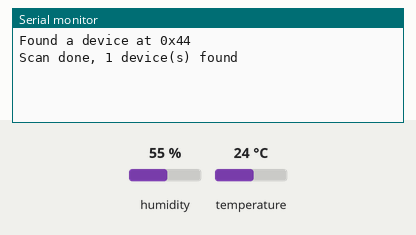
Bench run of a sketch on a simulated ESP8266 (NodeMCU). Shown: the last lines printed to the serial monitor. Wiring (inferred from the names in the program): SHT3x sensor at I2C address 0x44. The test bench sets the inputs (shaded band); at power-on: humidity 55 %, temperature 24 °C.

Above: at 1.3 s.
1.4 s: humidity set to 22 %
At 2.4 s:
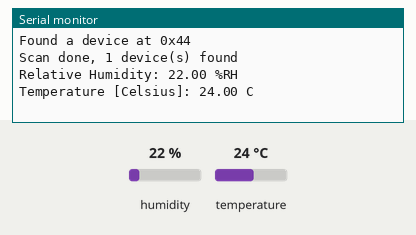
3.1 s: temperature set to 12 °C
At 4.2 s:
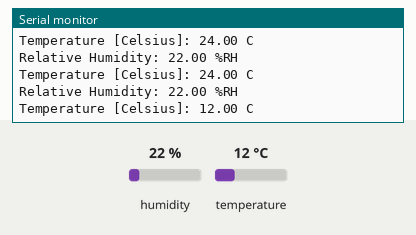
4.6 s: humidity set to 40 %
At 5.0 s:
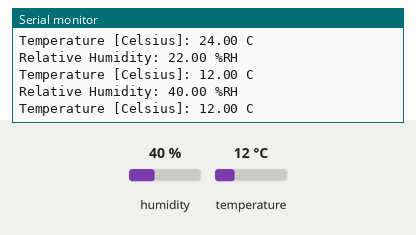

The sketch:

esp8266_sht30_demo-1.ino
```cpp
// see: https://github.com/ControlEverythingCommunity/SHT30/blob/master/Arduino/SHT30.ino

#include <Wire.h>
#include <ESP8266WiFi.h>

// SHT3x-DIS (I2C)
#define SHT30_I2C_ADDR 0x44

#define SCL_PIN        (D1)
#define SDA_PIN        (D2)

char sbuf[64];
uint32_t ts;
float temp, humid;
boolean data_valid;

void wifi_off() {
  WiFi.mode( WIFI_STA );
  WiFi.disconnect();
  WiFi.mode( WIFI_OFF );
  WiFi.forceSleepBegin();
  delay(1);
}

uint8_t i2c_scan( ) {
  uint8_t error;
  uint8_t start_addr = 0x01;
  uint8_t end_addr   = 0x7f;
  int founds;

  founds = 0;
  for ( uint8_t addr = start_addr; addr < end_addr; addr++ ) {
    Wire.beginTransmission(addr);
    error = Wire.endTransmission();
    if ( error == 0 ) {
      sprintf( sbuf, "Found a device at 0x%02X", addr );
      Serial.println( sbuf );
      founds++;
    }
    yield();
  }

  if ( founds == 0 ) {
    Serial.println( F("No I2C devices found") );
  }
  else {
    Serial.printf( "Scan done, %d device(s) found\r\n", founds );
  }
  return founds;
}

void setup() {
  wifi_off();
  Serial.begin(115200);
  Serial.println( F("\n\n\n\n") );
  Serial.flush();
  delay(100);

  Wire.begin( SDA_PIN, SCL_PIN );
  Wire.setClock(100000);
  i2c_scan();
  ts = millis();
}

// CRC-8, Polynomial: 0x31  x^8 + x^5 + x^4 + 1, Initial value = 0xff

bool CRC8(uint8_t MSB, uint8_t LSB, uint8_t CRC) {
  uint8_t crc = 0xFF;

  crc ^= MSB;
  for (uint8_t i=0; i < 8; i++) {
     crc = crc & 0x80 ? (crc << 1) ^ 0x31 : crc << 1;
  }

  crc ^= LSB;
  for (uint8_t i=0; i < 8; i++) {
     crc = crc & 0x80 ? (crc << 1) ^ 0x31 : crc << 1;
  }
  return (crc==CRC) ? true : false;
}

void updateSensorReading() {
  unsigned int data[6];

  // Start I2C Transmission
  Wire.beginTransmission( SHT30_I2C_ADDR );
  // Send measurement command
  Wire.write(0x2C);
  Wire.write(0x06);
  // Stop I2C transmission
  Wire.endTransmission();
  delay(500);
  // Request 6 bytes of data
  Wire.requestFrom(SHT30_I2C_ADDR, 6); // request 6 bytes
  if ( Wire.available() == 6 ) {
    data[0] = Wire.read(); // temperature Celsius (MSB)
    data[1] = Wire.read(); // temperature Celsius (LSB)
    data[2] = Wire.read(); // temperature Celsius CRC
    data[3] = Wire.read(); // relative humidty (%RH) (MSB)
    data[4] = Wire.read(); // relative humidty (%RH) (LSB)
    data[5] = Wire.read(); // relative humidty CRC
  }

  // check CRC for both values
  if ((CRC8(data[0],data[1],data[2])) && (CRC8(data[3],data[4],data[5]))) {
    uint16_t value;
    value = (data[0] << 8) + data[1];
    temp  = ((value * 175.0) / 65535) - 45; // temperature in Celsius.
    value = (data[3] << 8) + data[4];
    humid = ((value * 100.0) / 65535); // relative humidity
    data_valid = true;
  } else {
    data_valid = false;
  }
}

void loop() {

  if ( millis() - ts >= 1000 ) {
    ts += 1000;
    updateSensorReading();
    if ( data_valid ) {
      Serial.print("Relative Humidity: ");
      Serial.print(humid);
      Serial.println(" %RH");
      Serial.print("Temperature [Celsius]: ");
      Serial.print(temp);
      Serial.println(" C");
    }
    else {
      Serial.println("Sensor reading error: CRC failed...");
    }
  }
}
///////////////////////////////////////////////////////////////////////////
```

Measured:
- after the input at 1.4 s, the serial monitor: prints a new line after 0.23 s (image 1)
- after the input at 3.1 s, the serial monitor: prints a new line after 0.53 s (image 2)
- after the input at 4.6 s, the serial monitor: prints a new line at once (image 3)
